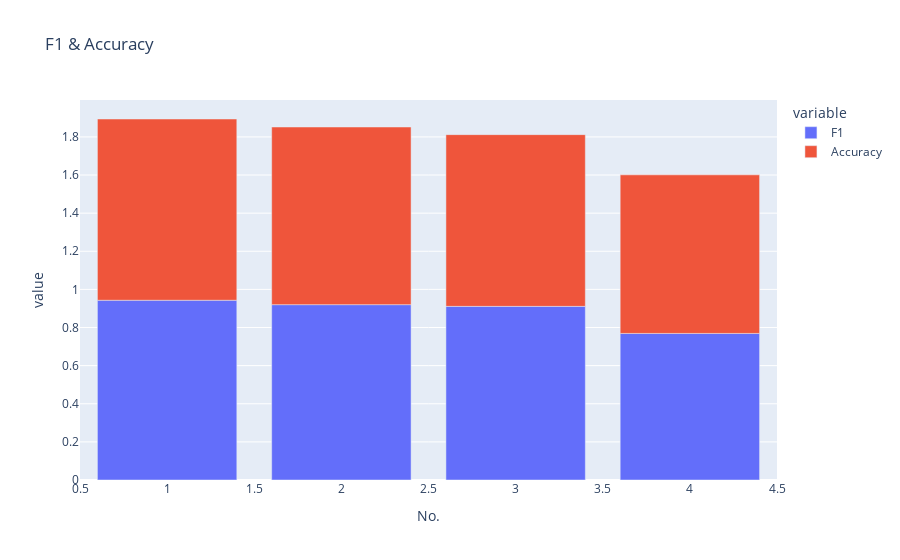

Notebook code for this chart:
### Code cell
# df 시각화
fig = px.bar(df, x='No.', y=['F1', 'Accuracy'], title='F1 & Accuracy')
fig.show()

### Figure 1 — Plotly figure (JSON) as saved in the notebook; plotly's stock layout.template omitted (floating-point values rounded to 4 significant figures)
{"data": [{"alignmentgroup": "True", "hovertemplate": "variable=F1<br>No.=%{x}<br>value=%{y}<extra></extra>", "legendgroup": "F1", "marker": {"color": "#636efa", "pattern": {"shape": ""}}, "name": "F1", "offsetgroup": "F1", "orientation": "v", "showlegend": true, "textposition": "auto", "type": "bar", "x": [1, 2, 3, 4], "xaxis": "x", "y": [0.943, 0.92, 0.911, 0.769], "yaxis": "y"}, {"alignmentgroup": "True", "hovertemplate": "variable=Accuracy<br>No.=%{x}<br>value=%{y}<extra></extra>", "legendgroup": "Accuracy", "marker": {"color": "#EF553B", "pattern": {"shape": ""}}, "name": "Accuracy", "offsetgroup": "Accuracy", "orientation": "v", "showlegend": true, "textposition": "auto", "type": "bar", "x": [1, 2, 3, 4], "xaxis": "x", "y": [0.951, 0.932, 0.901, 0.832], "yaxis": "y"}], "layout": {"barmode": "relative", "legend": {"title": {"text": "variable"}, "tracegroupgap": 0}, "title": {"text": "F1 & Accuracy"}, "xaxis": {"anchor": "y", "domain": [0, 1], "title": {"text": "No."}}, "yaxis": {"anchor": "x", "domain": [0, 1], "title": {"text": "value"}}}}
